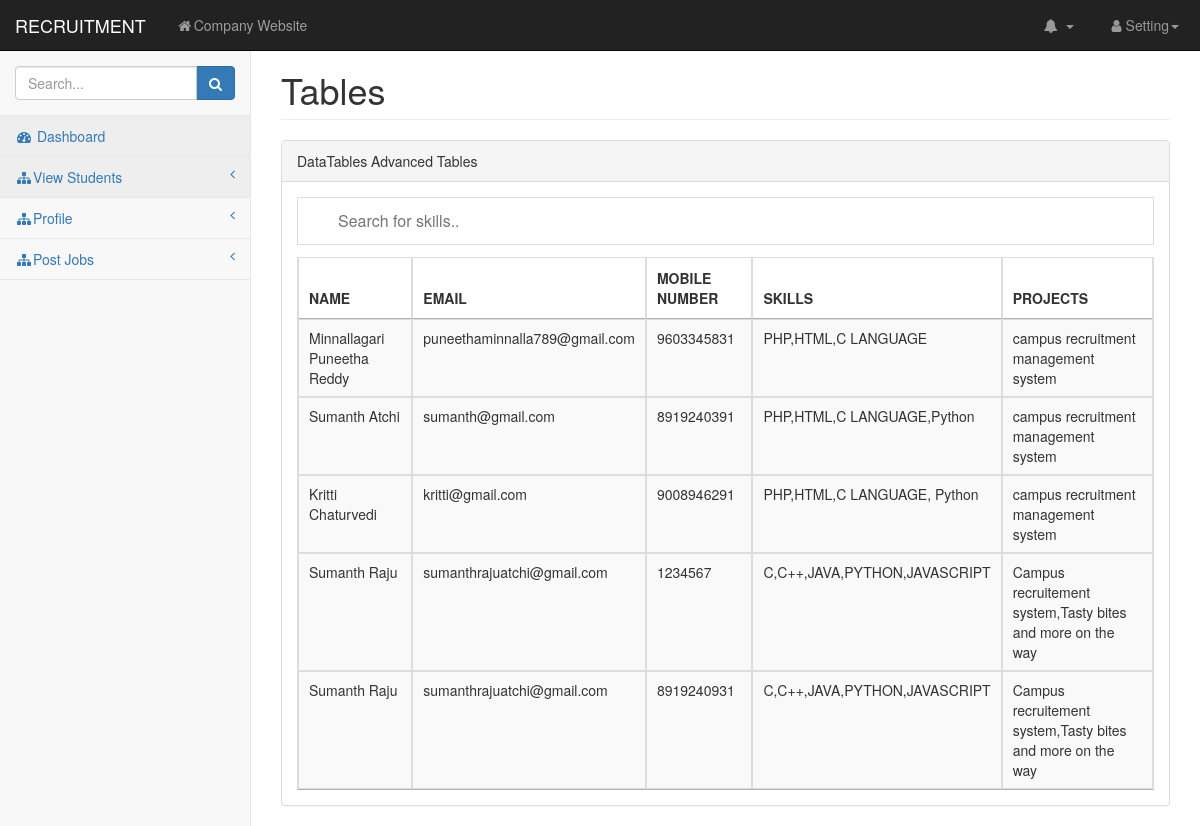
The page /Company/view_student.php on the database its author committed.
### tables this page shows
CREATE TABLE `sprofile` (
  `SNAME` varchar(50) NOT NULL,
  `SEID` varchar(50) NOT NULL,
  `SPH` bigint(10) NOT NULL,
  `SSK` varchar(100) NOT NULL,
  `SPR` varchar(100) NOT NULL
);

### Company/view_student.php (the view, shortened to what this page needs)
<!DOCTYPE html>
<html lang="en">
    <head>
    <link href="css/bootstrap.min.css" rel="stylesheet">
    <link href="css/metisMenu.min.css" rel="stylesheet">
    <link href="css/timeline.css" rel="stylesheet">
    <link href="css/startmin.css" rel="stylesheet">
    <link href="css/morris.css" rel="stylesheet">
    <link href="css/font-awesome.min.css" rel="stylesheet" type="text/css">
    <link rel="stylesheet" type="text/css" href="https://cdn.datatables.net/1.10.22/css/jquery.dataTables.css">
    </head>
    <body>
        <div id="wrapper">
    <nav class="navbar navbar-inverse navbar-fixed-top" role="navigation">
        <div class="navbar-header">
            <a class="navbar-brand" href="company_dashboard.html">RECRUITMENT</a>
        </div>
        <ul class="nav navbar-nav navbar-left navbar-top-links">
            <li><a href="#"><i class="fa fa-home fa-fw"></i>Company Website</a></li>
        </ul>
        <ul class="nav navbar-right navbar-top-links">
            <li class="dropdown navbar-inverse">
                <a class="dropdown-toggle" data-toggle="dropdown" href="#">
                    <i class="fa fa-bell fa-fw"></i> <b class="caret"></b>
                </a>
            </li>
            <li class="dropdown">
                <a class="dropdown-toggle" data-toggle="dropdown" href="#">
                    <i class="fa fa-user fa-fw"></i>Setting<b class="caret"></b>
                </a>
            </li>
        </ul>
        <div class="navbar-default sidebar" role="navigation">
            <div class="sidebar-nav navbar-collapse">
                <ul class="nav" id="side-menu">
                    <li class="sidebar-search">
                        <div class="input-group custom-search-form">
                            <input type="text" class="form-control" placeholder="Search...">
                                <span class="input-group-btn">
                                    <button class="btn btn-primary" type="button">
                                        <i class="fa fa-search"></i>
                                    </button>
                                </span>
                        </div>
                    </li>
                     <li>
                        <a href="Company_Dashboard.html" class="active"><i class="fa fa-dashboard fa-fw"></i> Dashboard</a>
                    </li>
                    <li>
                        <a href="view_student.php"><i class="fa fa-sitemap fa-fw"></i>View Students<span class="fa arrow"></span></a>
                    </li>
                    <li>
                        <a href="update_profile.php"><i class="fa fa-sitemap fa-fw"></i>Profile<span class="fa arrow"></span></a>
                    </li>
                    <li>
                        <a href="postjobs.php"><i class="fa fa-sitemap fa-fw"></i>Post Jobs<span class="fa arrow"></span></a>
                    </li>
                </ul>
            </div>
        </div>
    </nav>
            <div id="page-wrapper">
                <div class="container-fluid">
                    <div class="row">
                        <div class="col-lg-12">
                            <h1 class="page-header">Tables</h1>
                        </div>
                    </div>
                    <div class="row">
                        <div class="col-lg-12">
                            <div class="panel panel-default">
                                <div class="panel-heading">
                                    DataTables Advanced Tables
                                </div>
                                <div class="panel-body">
                                    <div class="table-responsive">
                                      <input type="text" id="myInput" onkeyup="myFunction()" placeholder="Search for skills..">
                                        <table class="table table-striped table-bordered table-hover" id="dataTables">
                                            <thead>
                                                <tr>
                                                    <th>NAME</th>
                                                    <th>EMAIL</th>
                                                    <th>MOBILE NUMBER</th>
                                                    <th>SKILLS</th>
                                                    <th>PROJECTS</th>
                                                </tr>
                                            </thead>
                                            <?php
                                            $conn=mysqli_connect("localhost","root","","ospforms");
                                            $sql="SELECT SNAME,SEID,SPH,SSK,SPR from sprofile";
                                            $result=$conn-> query($sql);
                                            if($result-> num_rows>0)
                                            {
                                                while($row=$result-> fetch_assoc()){
                                                    echo "<tr><td>". $row["SNAME"]."</td><td>".$row["SEID"]."</td><td>".$row["SPH"]."</td><td>".$row["SSK"]."</td><td>".$row["SPR"]."</td><tr>";
                                                }
                                                echo "</table>";
                                            }
                                            else{
                                                echo "0 result";
                                            }
                                            ?>
                                    </div>
                                </div>
                            </div>
                        </div>
                    </div>
                </div>
            </div>
        </div>
    </body>
</html>

### Company/css/startmin.css (style rules this page uses)
body { background-color: #f8f8f8; }
#wrapper { width: 100%; }
#page-wrapper { padding-top: 30px; min-height: 568px; background-color: #fff; }
@media (min-width:768px) { #page-wrapper { position: inherit; margin-left: 250px; padding: 30px 15px 0 15px; border-left: 1px solid #e7e7e7; } }
.navbar-header { float: left; }
.navbar-left { float: left; }
.navbar-right { text-align: right; }
.navbar-top-links { margin: 0; }
.navbar-top-links li { display: inline-block; }
.navbar-top-links li:last-child { margin-right: 6px; }
.navbar-top-links li a { padding: 15px; min-height: 50px; }
.navbar-top-links>li>a { color: #999; }
.sidebar .sidebar-nav.navbar-collapse { padding-right: 0; padding-left: 0; }
.sidebar .sidebar-search { padding: 15px; }
.sidebar ul li { border-bottom: 1px solid #e7e7e7; }
.sidebar ul li a.active { background-color: #eee; }
.sidebar .arrow { float: right; }
.sidebar .fa.arrow:before { content: "\f104"; }
@media (min-width:768px) { .sidebar { z-index: 1; position: absolute; width: 250px; margin-top: 51px; } }

### Company/view_student.php (style rules this page uses)
#myInput { background-image: url('/css/searchicon.png'); background-position: 10px 12px; background-repeat: no-repeat; width: 100%; font-size: 16px; padding: 12px 20px 12px 40px; border: 1px solid #ddd; margin-bottom: 12px; }

### rows shown on the page
sprofile: SNAME "Minnallagari Puneetha Reddy", SEID "puneethaminnalla789@gmail.com", SPH "9603345831", SSK "PHP,HTML,C LANGUAGE", SPR "campus recruitment management system"
sprofile: SNAME "Sumanth Atchi", SEID "sumanth@gmail.com", SPH "8919240391", SSK "PHP,HTML,C LANGUAGE,Python", SPR "campus recruitment management system"
sprofile: SNAME "Kritti Chaturvedi", SEID "kritti@gmail.com", SPH "9008946291", SSK "PHP,HTML,C LANGUAGE, Python", SPR "campus recruitment management system"
sprofile: SNAME "Sumanth Raju", SEID "sumanthrajuatchi@gmail.com", SPH "1234567", SSK "C,C++,JAVA,PYTHON,JAVASCRIPT", SPR "Campus recruitement system,Tasty bites and more on the way"
sprofile: SNAME "Sumanth Raju", SEID "sumanthrajuatchi@gmail.com", SPH "8919240931", SSK "C,C++,JAVA,PYTHON,JAVASCRIPT", SPR "Campus recruitement system,Tasty bites and more on the way"
